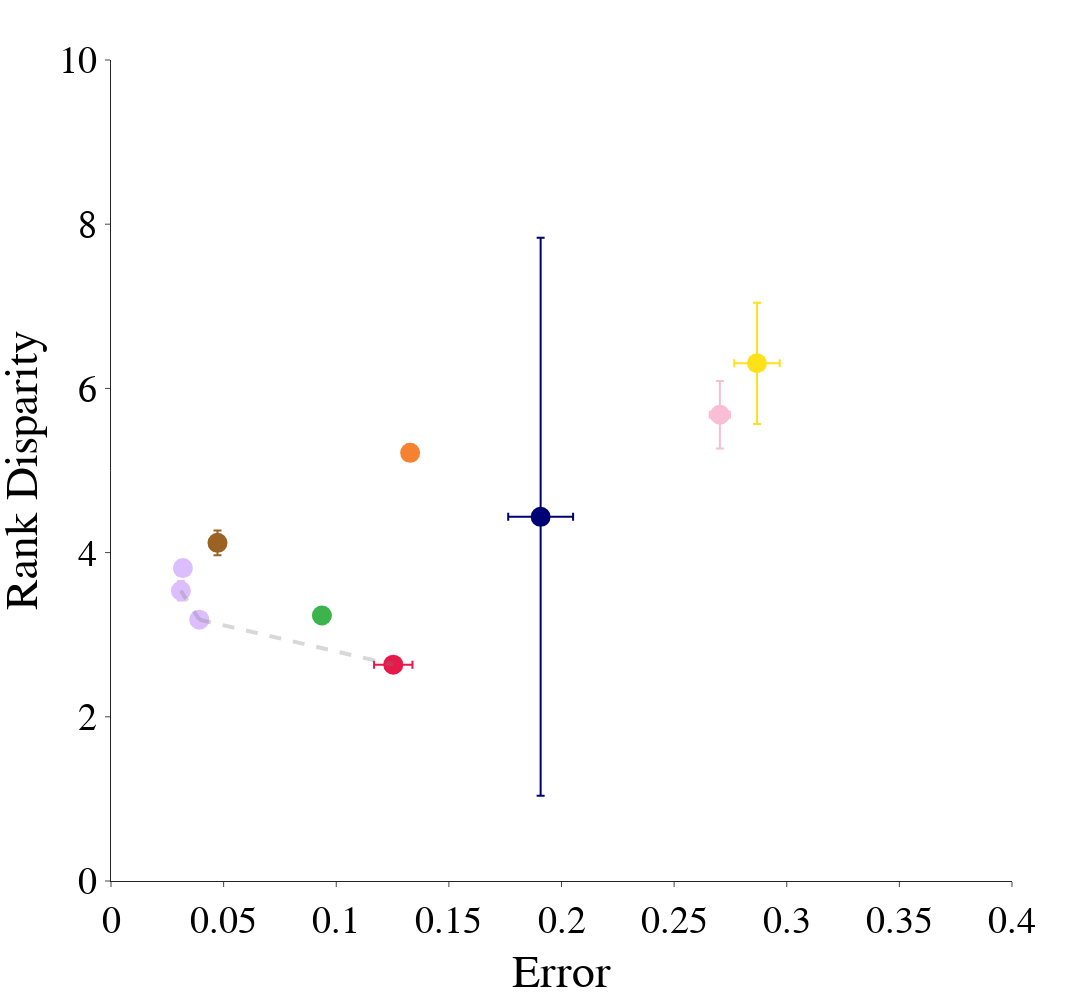

The cell this chart's notebook holds for it:
### Code cell
#Test plot
fig = px.scatter(df_rank_4_test, 
                 x='Accuracy_mean', 
                 y='Disparity_mean', 
                 error_x = "Accuracy_std", 
                 error_y = "Disparity_std", 
                 color="Model", 
                 color_discrete_sequence=df_rank_4_test['color'],
                 template="simple_white",
                 width=1200, height= 1000
                )
fig.update_layout(
    yaxis_title="Rank Disparity",
    xaxis_title = "Error",
    xaxis_range=[0,0.4],
    yaxis_range=[0,10]
)
fig.update_layout(
    xaxis_title="Error",
    yaxis_title="Rank Disparity",
    legend_title="Models",
    font=dict(
        family="Times New Roman",
        size=38,
        color="Black"
    )
)
fig.update_traces(marker=dict(size=20))
fig.update_layout(legend=dict(
    orientation="h",
    yanchor="bottom",
    y=1.02,
    xanchor="right",
    x=1,
    font=dict(
        family="Times New Roman",
        size=28,
        color="Black"
    )
))
p = np.array(preparePareto(df_rank_4_test[['Accuracy_mean','Disparity_mean']], False, False).dropna())
for x, y in zip(p[:-1], p[1:]):
    fig.add_shape(type='line',
                x0=x[0],y0=x[1],x1=y[0],y1=y[1],
                line=dict(color='gray',width=4),line_dash='dash',
                xref='x',yref='y')
fig.update_layout(showlegend=False)
plotly.io.write_image(fig, '_RQ2_test.png', format='png')
fig.show()

### Figure 1 — Plotly figure (JSON) as saved in the notebook; plotly's stock layout.template omitted (floating-point values rounded to 4 significant figures)
{"data": [{"error_x": {"array": [0.004509]}, "error_y": {"array": [0.4111]}, "hovertemplate": "Model=MobileNet<br>Accuracy_mean=%{x}<br>Disparity_mean=%{y}<extra></extra>", "legendgroup": "MobileNet", "marker": {"color": "#fabed4", "size": 20, "symbol": "circle"}, "mode": "markers", "name": "MobileNet", "orientation": "v", "showlegend": true, "type": "scatter", "x": [0.2703], "xaxis": "x", "y": [5.679], "yaxis": "y"}, {"error_x": {"array": [0.001453]}, "error_y": {"array": [0.1008]}, "hovertemplate": "Model=TNT<br>Accuracy_mean=%{x}<br>Disparity_mean=%{y}<extra></extra>", "legendgroup": "TNT", "marker": {"color": "#f58231", "size": 20, "symbol": "circle"}, "mode": "markers", "name": "TNT", "orientation": "v", "showlegend": true, "type": "scatter", "x": [0.1328], "xaxis": "x", "y": [5.215], "yaxis": "y"}, {"error_x": {"array": [0.0002105]}, "error_y": {"array": [0.05801]}, "hovertemplate": "Model=ReXNet<br>Accuracy_mean=%{x}<br>Disparity_mean=%{y}<extra></extra>", "legendgroup": "ReXNet", "marker": {"color": "#3cb44b", "size": 20, "symbol": "circle"}, "mode": "markers", "name": "ReXNet", "orientation": "v", "showlegend": true, "type": "scatter", "x": [0.09364], "xaxis": "x", "y": [3.233], "yaxis": "y"}, {"error_x": {"array": [0.01007]}, "error_y": {"array": [0.7383]}, "hovertemplate": "Model=EseVoVNet<br>Accuracy_mean=%{x}<br>Disparity_mean=%{y}<extra></extra>", "legendgroup": "EseVoVNet", "marker": {"color": "#ffe119", "size": 20, "symbol": "circle"}, "mode": "markers", "name": "EseVoVNet", "orientation": "v", "showlegend": true, "type": "scatter", "x": [0.2868], "xaxis": "x", "y": [6.306], "yaxis": "y"}, {"error_x": {"array": [0.0144]}, "error_y": {"array": [3.398]}, "hovertemplate": "Model=DenseNet<br>Accuracy_mean=%{x}<br>Disparity_mean=%{y}<extra></extra>", "legendgroup": "DenseNet", "marker": {"color": "#000075", "size": 20, "symbol": "circle"}, "mode": "markers", "name": "DenseNet", "orientation": "v", "showlegend": true, "type": "scatter", "x": [0.1907], "xaxis": "x", "y": [4.436], "yaxis": "y"}, {"error_x": {"array": [0.008529]}, "error_y": {"array": [0.07286]}, "hovertemplate": "Model=DPN_Magface<br>Accuracy_mean=%{x}<br>Disparity_mean=%{y}<extra></extra>", "legendgroup": "DPN_Magface", "marker": {"color": "#e6194B", "size": 20, "symbol": "circle"}, "mode": "markers", "name": "DPN_Magface", "orientation": "v", "showlegend": true, "type": "scatter", "x": [0.1253], "xaxis": "x", "y": [2.635], "yaxis": "y"}, {"error_x": {"array": [0.001706]}, "error_y": {"array": [0.1501]}, "hovertemplate": "Model=DPN_Cosface<br>Accuracy_mean=%{x}<br>Disparity_mean=%{y}<extra></extra>", "legendgroup": "DPN_Cosface", "marker": {"color": "#9a6324", "size": 20, "symbol": "circle"}, "mode": "markers", "name": "DPN_Cosface", "orientation": "v", "showlegend": true, "type": "scatter", "x": [0.04728], "xaxis": "x", "y": [4.119], "yaxis": "y"}, {"error_x": {"array": [0.0003052, 0.0001146, 0.0006081]}, "error_y": {"array": [0.1183, 0.03347, 0.09482]}, "hovertemplate": "Model=SMAC<br>Accuracy_mean=%{x}<br>Disparity_mean=%{y}<extra></extra>", "legendgroup": "SMAC", "marker": {"color": "#dcbeff", "size": 20, "symbol": "circle"}, "mode": "markers", "name": "SMAC", "orientation": "v", "showlegend": true, "type": "scatter", "x": [0.03102, 0.03921, 0.03192], "xaxis": "x", "y": [3.535, 3.183, 3.812], "yaxis": "y"}], "layout": {"font": {"color": "Black", "family": "Times New Roman", "size": 38}, "height": 1000, "legend": {"font": {"color": "Black", "family": "Times New Roman", "size": 28}, "orientation": "h", "title": {"text": "Models"}, "tracegroupgap": 0, "x": 1, "xanchor": "right", "y": 1.02, "yanchor": "bottom"}, "margin": {"t": 60}, "shapes": [{"line": {"color": "gray", "dash": "dash", "width": 4}, "type": "line", "x0": 0.03102, "x1": 0.03921, "xref": "x", "y0": 3.535, "y1": 3.183, "yref": "y"}, {"line": {"color": "gray", "dash": "dash", "width": 4}, "type": "line", "x0": 0.03921, "x1": 0.1253, "xref": "x", "y0": 3.183, "y1": 2.635, "yref": "y"}], "showlegend": false, "width": 1200, "xaxis": {"anchor": "y", "domain": [0, 1], "range": [0, 0.4], "title": {"text": "Error"}}, "yaxis": {"anchor": "x", "domain": [0, 1], "range": [0, 10], "title": {"text": "Rank Disparity"}}}}
